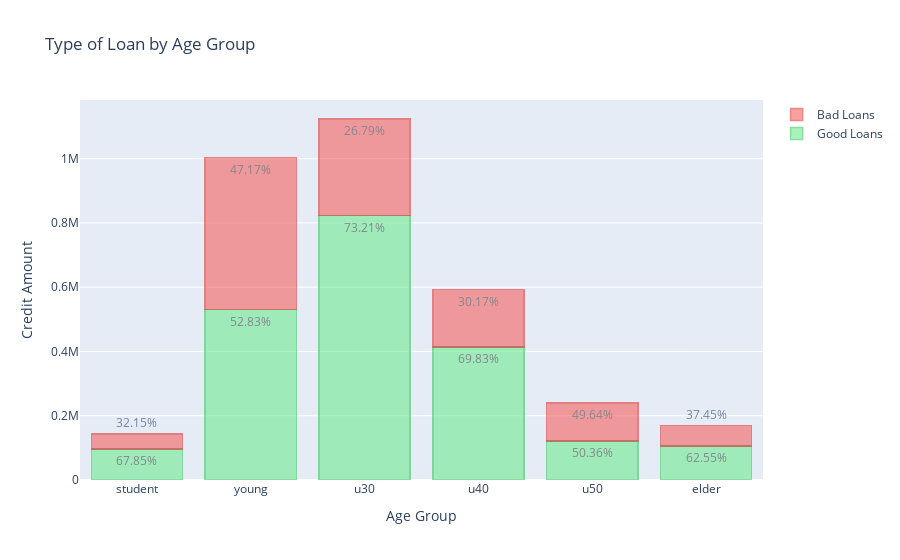

Notebook code cell kept with this figure:
### Code cell
group_age_data = [group_age_good_loans, group_age_bad_loans]

layout = go.Layout(
    title="Type of Loan by Age Group", 
    xaxis = dict(title="Age Group"),
    yaxis= dict(title="Credit Amount"),
    barmode='stack'
)

fig = go.Figure(data=group_age_data, layout=layout)

py.iplot(fig, filename='stacked-bar')

### Figure 1 — Plotly figure (JSON) as saved in the notebook; plotly's stock layout.template omitted (floating-point values rounded to 4 significant figures)
{"data": [{"marker": {"color": "rgb(111, 235, 146)", "line": {"color": "rgb(60, 199, 100)", "width": 1.5}}, "name": "Good Loans", "opacity": 0.6, "text": ["67.85%", "52.83%", "73.21%", "69.83%", "50.36%", "62.55%"], "textposition": "auto", "type": "bar", "x": ["student", "young", "u30", "u40", "u50", "elder"], "y": [97079, 529876, 822423, 413573, 121064, 105805]}, {"marker": {"color": "rgb(247, 98, 98)", "line": {"color": "rgb(225, 56, 56)", "width": 1.5}}, "name": "Bad Loans", "opacity": 0.6, "text": ["32.15%", "47.17%", "26.79%", "30.17%", "49.64%", "37.45%"], "textposition": "auto", "type": "bar", "x": ["student", "young", "u30", "u40", "u50", "elder"], "y": [45991, 473069, 300983, 178724, 119316, 63355]}], "layout": {"barmode": "stack", "title": {"text": "Type of Loan by Age Group"}, "xaxis": {"title": {"text": "Age Group"}}, "yaxis": {"title": {"text": "Credit Amount"}}}}
